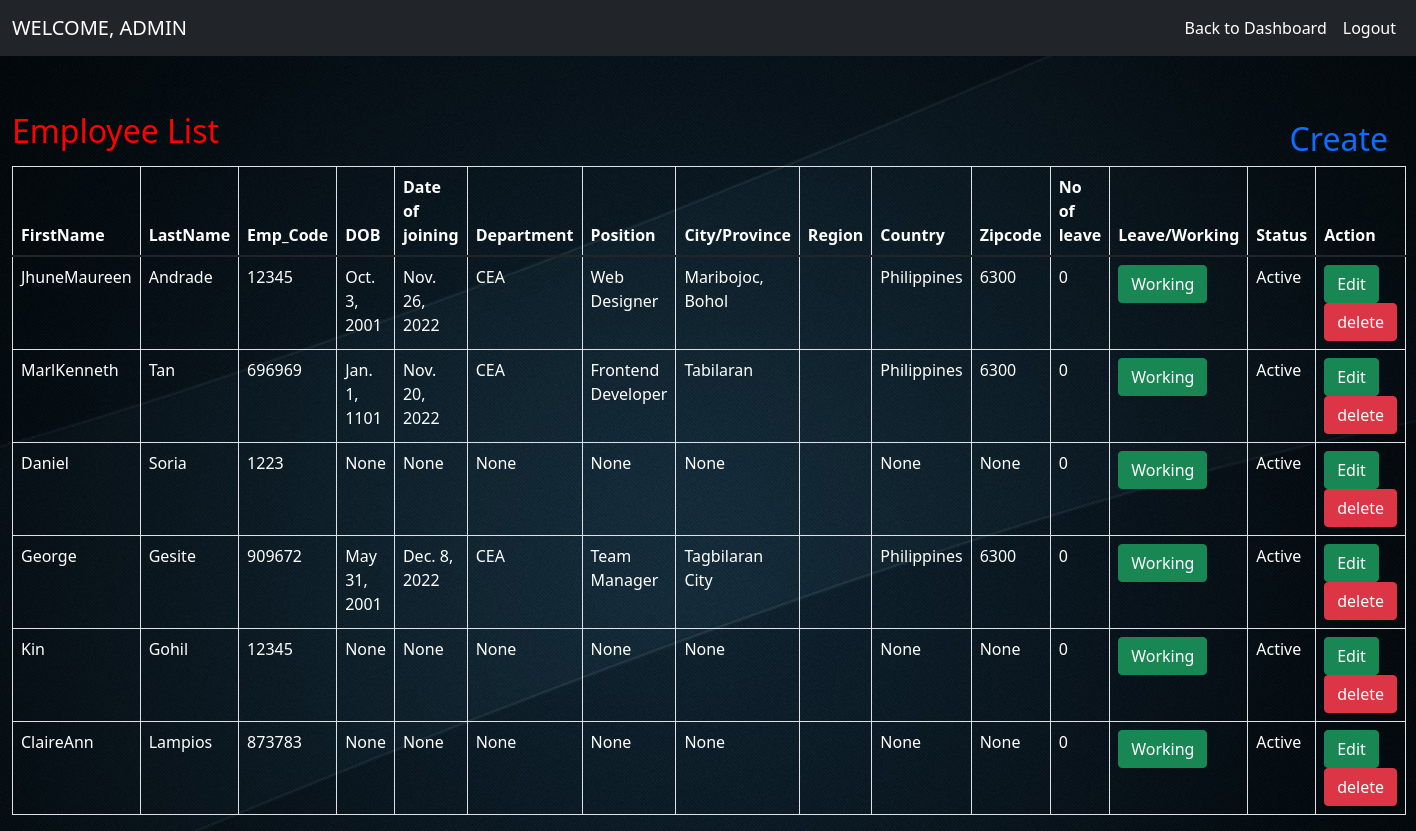
The page /employee-list on the database as committed earlier.
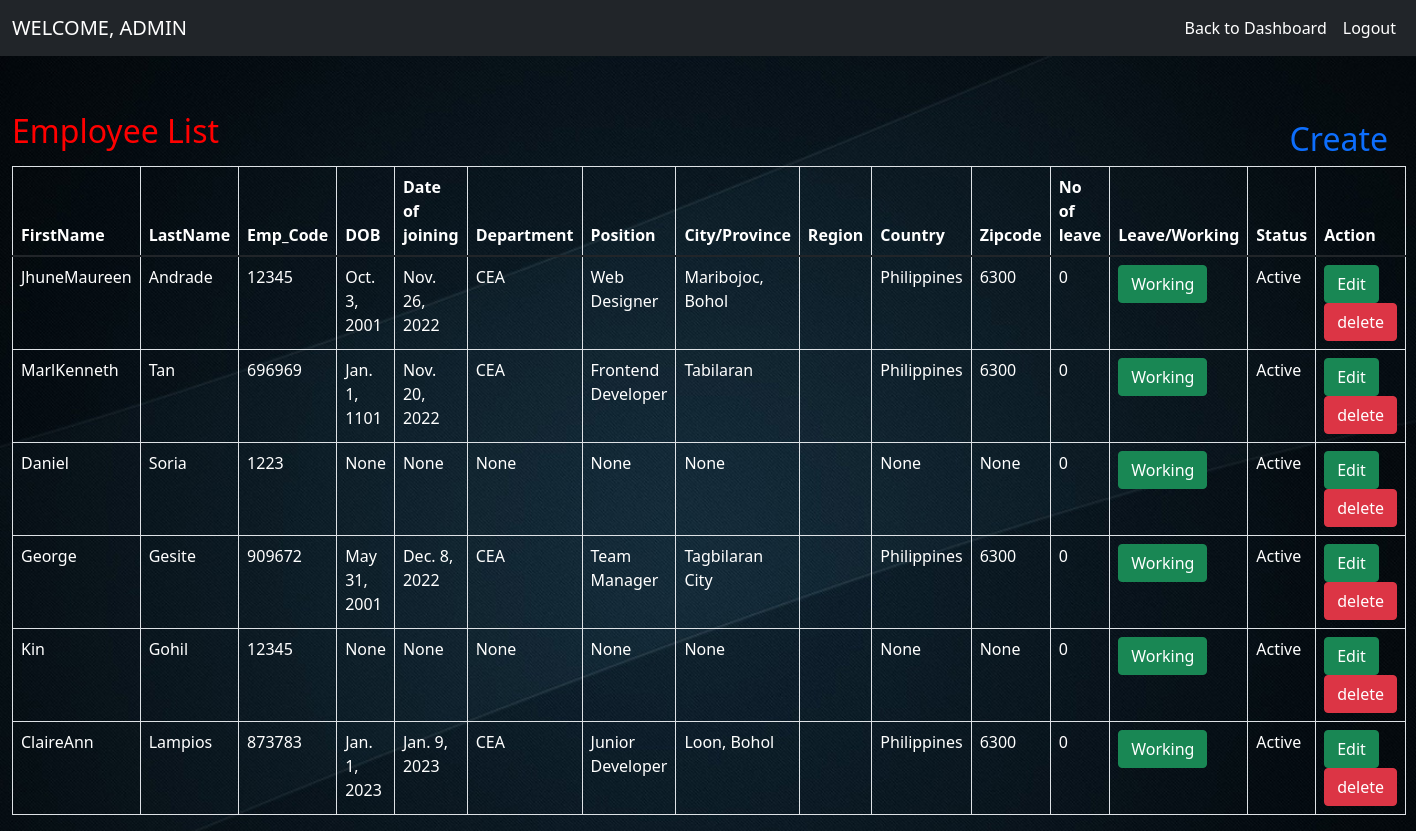
The same page on the database as committed later.
### admin_side/models.py (models this page shows, shortened)
class Employee(models.Model):
    user = models.ForeignKey(User, on_delete=models.CASCADE, null=True)
    empcode = models.CharField(max_length=100, null=True)
    dob = models.DateField(null=True, blank=True)
    doj = models.DateField(null=True, blank=True)
    department = models.CharField(max_length=100, null=True, blank=True)
    position = models.CharField(max_length=100, null=True, blank=True)
    address = models.CharField(max_length=100, null=True, blank=True)
    city = models.CharField(max_length=100, null=True, blank=True)
    country = models.CharField(max_length=100, null=True, blank=True)
    zipcode = models.CharField(max_length=100, null=True, blank=True)
    region = models.CharField(max_length=100, null=True, blank=True)
    active = models.BooleanField(default=True)
    leave_count = models.IntegerField(null=True, blank=True, default=0)
    on_leave = models.BooleanField(default=False)

### admin_side/views.py (the view)
# urls.py: path('employee-list', employee_list, name="employee_list"),
def employee_list(request):
    emp_data = Employee.objects.filter()
    d = {'employee':emp_data}
    return render(request, 'employee_list.html',d)

### admin_side/templates/employee_list.html (shortened to what this page needs)
{% extends 'admin_home.html' %}
{% load static %}
{% block body %}
<link rel = stylesheet href = "//cdn.datatables.net/1.10.19/css/jquery.dataTables.min.css" defer>
  <body style="background-image:url('{% static 'images/eml.jpg'%}'); background-repeat: no repeat; background-size: 100%">
<div  class="container-fluid">
        <h2 style="color:red;margin-top:4%">Employee List
          <a href = "/registration"  class="nav-link {% if request.path == '/registration/' %} active {% endif %}"<button class="btn btn-primary" align="right" style="float:right">Create</button></a>
        </h2>
        <table class="table table-bordered" id="myTable">
  <thead>
  <tr>
    <th style="color: white">FirstName</th>
    <th style="color: white">LastName</th>
    <th style="color: white">Emp_Code</th>
    <th style="color: white">DOB</th>
    <th style="color: white">Date of joining</th>
    <th style="color: white">Department</th>
    <th style="color: white">Position</th>
    <th style="color: white">City/Province</th>
    <th style="color: white">Region</th>
    <th style="color: white">Country</th>
    <th style="color: white">Zipcode</th>
    <th style="color: white">No of leave</th>
    <th style="color: white">Leave/Working</th>
    <th style="color: white">Status</th>
    <th style="color: white">Action</th>
  </tr>
  </thead>
   <tbody>
    {% for i in employee %}
  <tr>
    <td style="color: white">{{i.user.first_name}}</td>
    <td style="color: white">{{i.user.last_name}}</td>
    <td style="color: white">{{i.empcode}}</td>
    <td style="color: white">{{i.dob}}</td>
    <td style="color: white">{{i.doj}}</td>
    <td style="color: white">{{i.department}}</td>
    <td style="color: white">{{i.position}}</td>
    <td style="color: white">{{i.city}}</td>
    <td style="color: white">{{i.state}}</td>
    <td style="color: white">{{i.country}}</td>
    <td style="color: white">{{i.zipcode}}</td>
    <td style="color: white">{{i.leave_count}}</td>
    <td style="color: white">{% if i.on_leave %}
        <a href="{% url 'leave_status' i.id %}" onclick="return confirm('Are you sure, You are working today?')"><button class="btn btn-danger">Leave</button></a>
          {% else %}
          <a href="{% url 'leave_status' i.id %}"  onclick="return confirm('Are you sure, You are applying for leave?')"><button class="btn btn-success">Working</button></a>
        {% endif %}</td>
      <td style="color: white">{% if i.active %}Active{% else %}Inactive{% endif %}</td>
    <td><a href="{% url 'edit_employee' i.id %}" ><button class="btn btn-success">Edit</button></a>
        <a href="{% url 'delete_employee' i.id %}" onclick="return confirm('Are you sure?')"><button class="btn btn-danger">delete</button></a>
    </td>
  </tr>
    {% endfor %}
    </tbody>
</table>
</div>
</body>
{% endblock  %}

Rows that differ between the two databases and show on the page:
changed Employee "ClaireAnn": dob "None" → "Jan. 1, 2023"; doj "None" → "Jan. 9, 2023"; department "None" → "CEA"; position "None" → "Junior Developer"; city "None" → "Loon, Bohol"; country "None" → "Philippines"; zipcode "None" → "6300"
